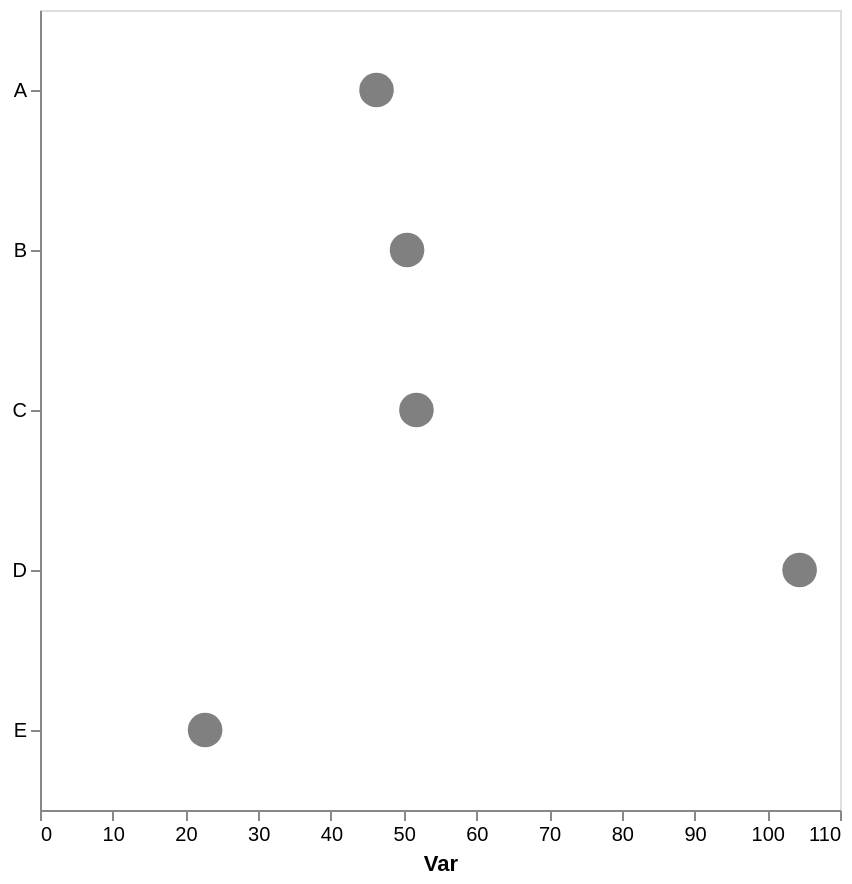

Vega-Lite specification stored for this chart:
### Vega-Lite specification from a JSON file in a GitHub repository (floating-point values rounded to 4 significant figures)
{"config": {"view": {"continuousWidth": 300, "continuousHeight": 300}, "axis": {"grid": false}, "bar": {"color": "gray"}}, "data": {"name": "data-31875e36d78d9b1b270a0289fa7d9434"}, "mark": {"type": "point", "color": "gray", "filled": true, "size": 300}, "encoding": {"x": {"aggregate": "mean", "axis": {"title": "Var"}, "field": "var1", "type": "quantitative"}, "y": {"axis": {"title": null}, "field": "cat", "type": "nominal"}}, "height": 400, "width": 400, "$schema": "https://vega.github.io/schema/vega-lite/v5.17.0.json", "datasets": {"data-31875e36d78d9b1b270a0289fa7d9434": [{"cat": "B", "var1": 58.93, "var2": 50.15}, {"cat": "E", "var1": 24.93, "var2": 45.87}, {"cat": "B", "var1": 51.03, "var2": 55.6}, {"cat": "E", "var1": 20.57, "var2": 47.89}, {"cat": "C", "var1": 36.29, "var2": 40.52}, {"cat": "A", "var1": 46.27, "var2": 37.93}, {"cat": "B", "var1": 41.45, "var2": 60.84}, {"cat": "E", "var1": 28.37, "var2": 62.22}, {"cat": "D", "var1": 113.9, "var2": 41.82}, {"cat": "C", "var1": 67.23, "var2": 48.37}, {"cat": "D", "var1": 94.97, "var2": 66.88}, {"cat": "E", "var1": 16.94, "var2": 52.47}]}}
